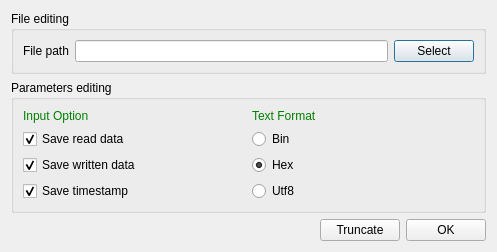
<?xml version="1.0" encoding="UTF-8"?>
<ui version="4.0">
 <class>SAKOutputSave2FileDialog</class>
 <widget class="QDialog" name="SAKOutputSave2FileDialog">
  <property name="geometry">
   <rect>
    <x>0</x>
    <y>0</y>
    <width>497</width>
    <height>218</height>
   </rect>
  </property>
  <property name="windowTitle">
   <string>Parameters Editing</string>
  </property>
  <layout class="QGridLayout" name="gridLayout">
   <item row="0" column="0" colspan="3">
    <widget class="QGroupBox" name="groupBox">
     <property name="title">
      <string>File editing</string>
     </property>
     <layout class="QGridLayout" name="gridLayout_2">
      <item row="0" column="1">
       <widget class="QLineEdit" name="pathLineEdit"/>
      </item>
      <item row="0" column="2">
       <widget class="QPushButton" name="selectPushButton">
        <property name="text">
         <string>Select</string>
        </property>
       </widget>
      </item>
      <item row="0" column="0">
       <widget class="QLabel" name="label">
        <property name="text">
         <string>File path</string>
        </property>
       </widget>
      </item>
     </layout>
    </widget>
   </item>
   <item row="2" column="2">
    <widget class="QPushButton" name="okPushButton">
     <property name="text">
      <string>OK</string>
     </property>
    </widget>
   </item>
   <item row="2" column="1">
    <widget class="QPushButton" name="truncatePushButton">
     <property name="toolTip">
      <string>All earlier data will be clean</string>
     </property>
     <property name="text">
      <string>Truncate</string>
     </property>
    </widget>
   </item>
   <item row="2" column="0">
    <spacer name="horizontalSpacer">
     <property name="orientation">
      <enum>Qt::Horizontal</enum>
     </property>
     <property name="sizeHint" stdset="0">
      <size>
       <width>40</width>
       <height>20</height>
      </size>
     </property>
    </spacer>
   </item>
   <item row="1" column="0" colspan="3">
    <widget class="QGroupBox" name="groupBox_3">
     <property name="title">
      <string>Parameters editing</string>
     </property>
     <layout class="QGridLayout" name="gridLayout_3">
      <item row="3" column="1">
       <widget class="QRadioButton" name="utf8RadioButton">
        <property name="text">
         <string>Utf8</string>
        </property>
        <property name="checked">
         <bool>false</bool>
        </property>
       </widget>
      </item>
      <item row="3" column="0">
       <widget class="QCheckBox" name="timestampCheckBox">
        <property name="text">
         <string>Save timestamp</string>
        </property>
        <property name="checked">
         <bool>true</bool>
        </property>
       </widget>
      </item>
      <item row="1" column="0">
       <widget class="QCheckBox" name="readDataCheckBox">
        <property name="text">
         <string>Save read data</string>
        </property>
        <property name="checked">
         <bool>true</bool>
        </property>
       </widget>
      </item>
      <item row="2" column="0">
       <widget class="QCheckBox" name="writtenDataCheckBox">
        <property name="text">
         <string>Save written data</string>
        </property>
        <property name="checked">
         <bool>true</bool>
        </property>
       </widget>
      </item>
      <item row="1" column="1">
       <widget class="QRadioButton" name="binRadioButton">
        <property name="text">
         <string>Bin</string>
        </property>
       </widget>
      </item>
      <item row="2" column="1">
       <widget class="QRadioButton" name="hexRadioButton">
        <property name="text">
         <string>Hex</string>
        </property>
        <property name="checked">
         <bool>true</bool>
        </property>
       </widget>
      </item>
      <item row="0" column="1">
       <widget class="QLabel" name="label_2">
        <property name="styleSheet">
         <string notr="true">QLabel{
    color:green
}</string>
        </property>
        <property name="text">
         <string>Text Format</string>
        </property>
       </widget>
      </item>
      <item row="0" column="0">
       <widget class="QLabel" name="label_3">
        <property name="styleSheet">
         <string notr="true">QLabel{
    color:green
}</string>
        </property>
        <property name="text">
         <string>Input Option</string>
        </property>
       </widget>
      </item>
     </layout>
    </widget>
   </item>
  </layout>
 </widget>
 <resources/>
 <connections>
  <connection>
   <sender>okPushButton</sender>
   <signal>clicked()</signal>
   <receiver>SAKOutputSave2FileDialog</receiver>
   <slot>accept()</slot>
   <hints>
    <hint type="sourcelabel">
     <x>478</x>
     <y>177</y>
    </hint>
    <hint type="destinationlabel">
     <x>177</x>
     <y>178</y>
    </hint>
   </hints>
  </connection>
 </connections>
</ui>
